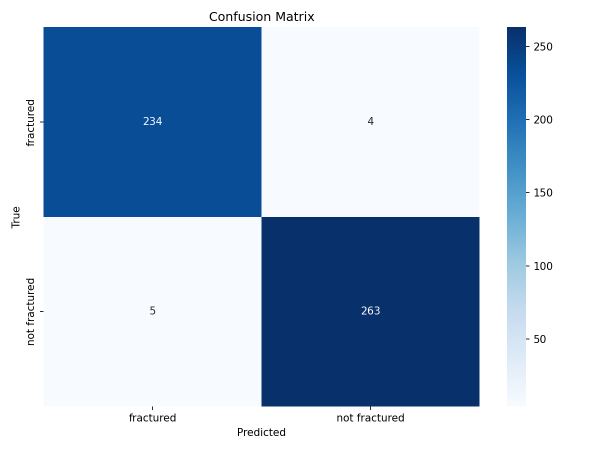
#> input picture results/confusion_matrix.png, 1200 x 900 px (shown at 1/2 size); the run also reads 2 pictures not shown here
$ python create_presentation.py
#> lines starting #> are read from the running program, lines starting #| are printed output that depends on the picture
#!/usr/bin/env python3
"""
Generate presentation.pdf — 8-slide hackathon presentation.
KBG Hackathon 2025, IIT Mandi — Bone Fracture Classification
"""

import matplotlib
matplotlib.use("Agg")
import matplotlib.pyplot as plt
import matplotlib.patches as mpatches
import matplotlib.image as mpimg
from matplotlib.backends.backend_pdf import PdfPages
import numpy as np
import os
import textwrap

# ── Paths ──────────────────────────────────────────────────────────────────
ROOT = os.path.dirname(os.path.abspath(__file__))
OUT  = os.path.join(ROOT, "presentation.pdf")
CM_PATH = os.path.join(ROOT, "results", "confusion_matrix.png")
GRADCAM_FRAC = os.path.join(ROOT, "results", "explainability", "fractured_gradcam.png")
GRADCAM_NOFRAC = os.path.join(ROOT, "results", "explainability", "not fractured_gradcam.png")
ATTN_FRAC = os.path.join(ROOT, "results", "explainability", "fractured_attention.png")
EXPLAIN_FRAC = os.path.join(ROOT, "results", "explainability", "fractured_explainability.png")
EXPLAIN_NOFRAC = os.path.join(ROOT, "results", "explainability", "not fractured_explainability.png")

# ── Colours ────────────────────────────────────────────────────────────────
BG       = "#0d1117"
CARD_BG  = "#161b22"
ACCENT   = "#58a6ff"
ACCENT2  = "#3fb950"
ACCENT3  = "#f78166"
TEXT     = "#e6edf3"
SUBTEXT  = "#8b949e"
WHITE    = "#ffffff"

# ── Helper ─────────────────────────────────────────────────────────────────

def new_slide(pdf, title, subtitle=None):
    fig = plt.figure(figsize=(16, 9), facecolor=BG)
    ax = fig.add_axes([0, 0, 1, 1])
    ax.set_xlim(0, 16); ax.set_ylim(0, 9)
    ax.set_facecolor(BG); ax.axis("off")
    # Top accent bar
    ax.add_patch(mpatches.FancyBboxPatch((0, 8.55), 16, 0.45, boxstyle="square", facecolor=ACCENT, edgecolor="none"))
    ax.text(0.5, 8.78, title, fontsize=26, fontweight="bold", color=WHITE, va="center", fontfamily="sans-serif")
    if subtitle:
        ax.text(15.5, 8.78, subtitle, fontsize=12, color=SUBTEXT, va="center", ha="right", fontfamily="sans-serif")
    return fig, ax

def add_card(ax, x, y, w, h, text_lines, title=None, title_color=ACCENT):
#> called with x = 3.5, y = 1, w = 9, h = 1.8, title = 'Problem Statement', title_color = '#f78166'
    ax.add_patch(mpatches.FancyBboxPatch((x, y), w, h, boxstyle="round,pad=0.15",
                                          facecolor=CARD_BG, edgecolor="#30363d", linewidth=1.2))
    ty = y + h - 0.35
    if title:
        ax.text(x + 0.25, ty, title, fontsize=14, fontweight="bold", color=title_color, va="top", fontfamily="sans-serif")
        ty -= 0.45
    for line in text_lines:
        ax.text(x + 0.25, ty, line, fontsize=11, color=TEXT, va="top", fontfamily="sans-serif")
        ty -= 0.35
    return ty

def bullet(ax, x, y, items, fontsize=11, color=TEXT, spacing=0.38, bullet_char="•"):
    for item in items:
        ax.text(x, y, f"{bullet_char} {item}", fontsize=fontsize, color=color, va="top", fontfamily="sans-serif")
        y -= spacing
    return y


# ══════════════════════════════════════════════════════════════════════════
#  SLIDE 1 — Title
# ══════════════════════════════════════════════════════════════════════════
def slide_1(pdf):
    fig = plt.figure(figsize=(16, 9), facecolor=BG)
    ax = fig.add_axes([0, 0, 1, 1])
    ax.set_xlim(0, 16); ax.set_ylim(0, 9)
    ax.set_facecolor(BG); ax.axis("off")

    # Accent bar at bottom
    ax.add_patch(mpatches.FancyBboxPatch((0, 0), 16, 0.15, boxstyle="square", facecolor=ACCENT, edgecolor="none"))

    # Emoji / icon
    ax.text(8, 7.2, "⚕", fontsize=64, ha="center", va="center", fontfamily="sans-serif")

    # Title
    ax.text(8, 5.9, "Bone Fracture Classification", fontsize=36, fontweight="bold",
            color=WHITE, ha="center", va="center", fontfamily="sans-serif")
    ax.text(8, 5.2, "Hybrid CNN + Vision Transformer", fontsize=22, color=ACCENT,
            ha="center", va="center", fontfamily="sans-serif")

    # Separator
    ax.plot([5, 11], [4.6, 4.6], color=ACCENT, linewidth=2.5)

    # Hackathon info
    ax.text(8, 4.0, "KBG Hackathon 2025  •  IIT Mandi", fontsize=16, color=SUBTEXT,
            ha="center", va="center", fontfamily="sans-serif")
    ax.text(8, 3.4, "Kamand Bioengineering Group", fontsize=14, color=SUBTEXT,
            ha="center", va="center", fontfamily="sans-serif")

    # Problem statement box
    add_card(ax, 3.5, 1.0, 9, 1.8, [
        "Develop an AI system for binary bone fracture classification",
        "from X-ray radiographs to assist radiologists in faster,",
        "more accurate fracture identification."
    ], title="Problem Statement", title_color=ACCENT3)

    # Team
    ax.text(8, 0.5, "Team: Aditya Rai  |  Domain: Medical Image Analysis", fontsize=12,
            color=SUBTEXT, ha="center", va="center", fontfamily="sans-serif")

    pdf.savefig(fig); plt.close(fig)
#> after `pdf.savefig(fig)`:
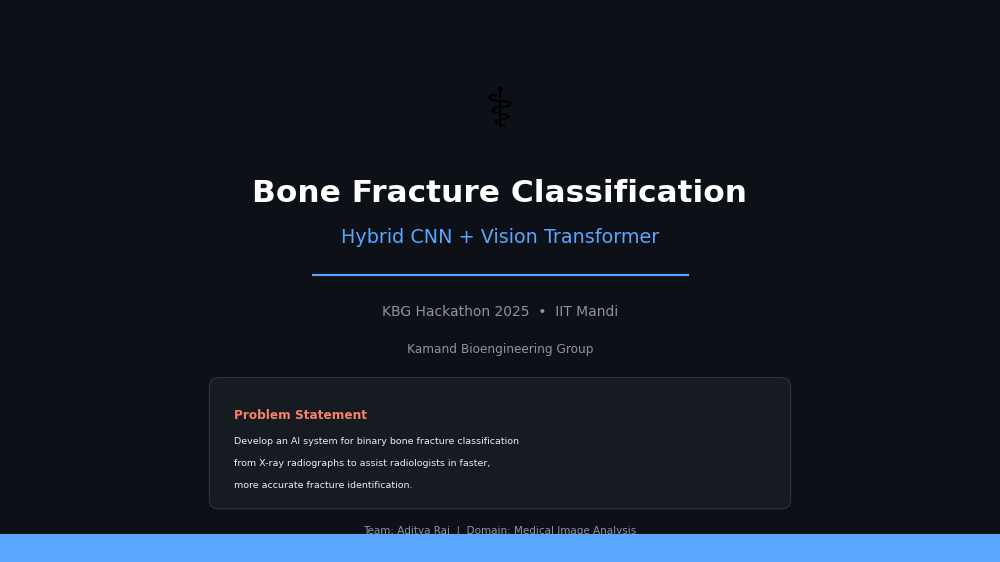
#> figure drawn by matplotlib, 1 panel


# ══════════════════════════════════════════════════════════════════════════
#  SLIDE 2 — Literature Review & Approach Justification
# ══════════════════════════════════════════════════════════════════════════
def slide_2(pdf):
    fig, ax = new_slide(pdf, "Literature Review & Approach Justification", "Slide 2/8")

    # Left card: Literature
    add_card(ax, 0.3, 4.3, 7.4, 4.0, [], title="Literature Review", title_color=ACCENT)
    bullet(ax, 0.6, 7.5, [
        "CNNs (ResNet, EfficientNet) dominate fracture detection",
        "  → strong local feature extraction from texture/edges",
        "ViTs capture long-range spatial dependencies via attention",
        "  → whole-bone context for subtle / hairline fractures",
        "Hybrid CNN+ViT outperforms single-backbone approaches",
        "  → e.g., TransMed, MedViT show complementary strengths",
        "Cross-attention fusion > simple concatenation",
        "  → allows bidirectional feature interaction",
    ], fontsize=10.5, spacing=0.40)

    # Right card: Our Approach
    add_card(ax, 8.0, 4.3, 7.7, 4.0, [], title="Our Approach", title_color=ACCENT2)
    bullet(ax, 8.3, 7.5, [
        "EfficientNet-B3 (CNN): efficient local features (d=1536)",
        "ViT-Small-Patch16-224: global self-attention (d=384)",
        "Cross-Attention Fusion into shared d=512 space",
        "2-Phase Transfer Learning:",
        "  Phase 1 → frozen backbones (learn fusion head)",
        "  Phase 2 → full fine-tuning with low LR",
        "Only ImageNet pre-trained weights (no medical pretrain)",
        "Designed for clinical decision support",
    ], fontsize=10.5, spacing=0.40)

    # Bottom card: Why this combination?
    add_card(ax, 0.3, 0.3, 15.4, 3.7, [], title="Why Hybrid CNN + ViT?", title_color=ACCENT3)

    ax.text(1.0, 3.2, "CNN  ", fontsize=14, fontweight="bold", color=ACCENT, va="top", fontfamily="sans-serif")
    ax.text(2.5, 3.2, "Texture, edges, bone cortex patterns → local features", fontsize=11, color=TEXT, va="top")

    ax.text(1.0, 2.6, "ViT  ", fontsize=14, fontweight="bold", color=ACCENT2, va="top", fontfamily="sans-serif")
    ax.text(2.5, 2.6, "Whole-bone geometry, fracture line continuity → global context", fontsize=11, color=TEXT, va="top")

    ax.text(1.0, 2.0, "Fusion", fontsize=14, fontweight="bold", color=ACCENT3, va="top", fontfamily="sans-serif")
    ax.text(2.5, 2.0, "Cross-attention lets CNN & ViT features attend to each other → richer representation", fontsize=11, color=TEXT, va="top")

    ax.text(1.0, 1.2, "Result", fontsize=14, fontweight="bold", color=WHITE, va="top", fontfamily="sans-serif")
    ax.text(2.5, 1.2, "98.22% test accuracy  |  0.9822 Macro F1  |  0.9970 AUC-ROC", fontsize=13, fontweight="bold", color=ACCENT2, va="top")

    pdf.savefig(fig); plt.close(fig)
#> after `pdf.savefig(fig)`:
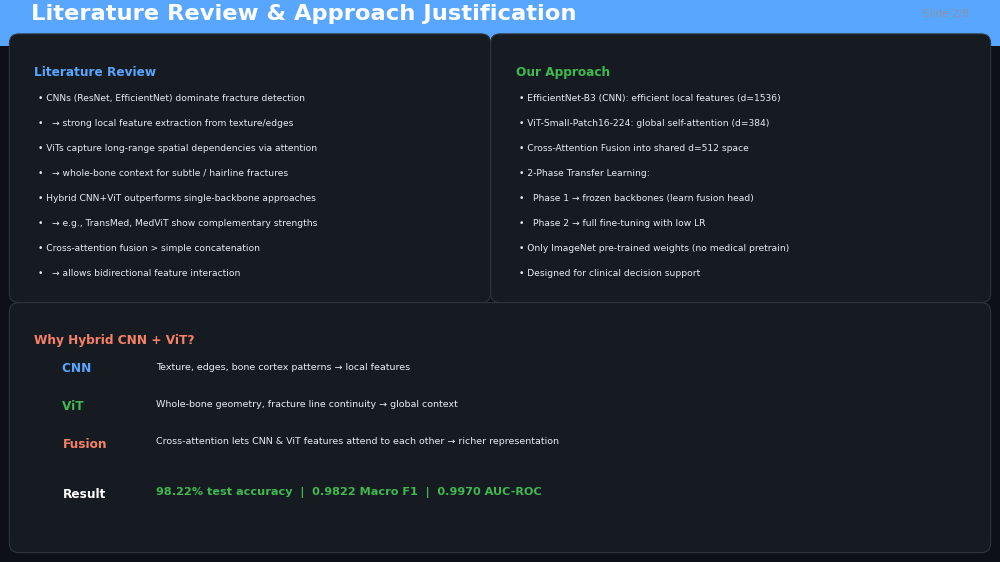
#> figure drawn by matplotlib, 1 panel


# ══════════════════════════════════════════════════════════════════════════
#  SLIDE 3 — Data Preprocessing & Strategy
# ══════════════════════════════════════════════════════════════════════════
def slide_3(pdf):
    fig, ax = new_slide(pdf, "Data Preprocessing & Strategy", "Slide 3/8")

    # Dataset info
    add_card(ax, 0.3, 5.0, 7.4, 3.3, [], title="Dataset Overview", title_color=ACCENT)
    bullet(ax, 0.6, 7.5, [
        "Bone Fracture Binary Classification (Kaggle)",
        "Total images: 10,581",
        "  → Train: 9,246  |  Val: 829  |  Test: 506",
        "Classes: Fractured / Not Fractured",
        "Format: PNG/JPEG, variable resolution",
        "Pre-split into train/val/test folders",
    ], fontsize=10.5, spacing=0.38)

    # Preprocessing
    add_card(ax, 8.0, 5.0, 7.7, 3.3, [], title="Preprocessing Pipeline", title_color=ACCENT2)
    bullet(ax, 8.3, 7.5, [
        "Resize to 224×224 pixels",
        "ImageNet normalization (μ, σ per channel)",
        "Pixel values → [0, 1] → normalized",
        "Consistent 3-channel RGB conversion",
        "Reproducible with seed=42",
        "num_workers=2, pin_memory on CUDA",
    ], fontsize=10.5, spacing=0.38)

    # Augmentation
    add_card(ax, 0.3, 0.3, 15.4, 4.4, [], title="Data Augmentation Strategy (Training Only)", title_color=ACCENT3)

    augmentations = [
        ("Horizontal Flip", "p=0.5", "Simulate L/R orientation differences"),
        ("Affine Rotation", "±15°", "Account for positioning variations"),
        ("Brightness/Contrast", "±20%", "Handle exposure differences across X-ray machines"),
        ("CLAHE", "clip=2.0", "Enhance local contrast in bone structures"),
        ("Normalization", "ImageNet μ,σ", "Standardize for pretrained backbone input"),
    ]
    headers_y = 4.0
    ax.text(1.0, headers_y, "Augmentation", fontsize=12, fontweight="bold", color=ACCENT, va="top")
    ax.text(5.5, headers_y, "Parameters", fontsize=12, fontweight="bold", color=ACCENT, va="top")
    ax.text(9.0, headers_y, "Rationale", fontsize=12, fontweight="bold", color=ACCENT, va="top")
    ax.plot([0.8, 15.2], [headers_y - 0.2, headers_y - 0.2], color="#30363d", linewidth=0.8)

    ty = headers_y - 0.45
    for name, param, reason in augmentations:
        ax.text(1.0, ty, name, fontsize=11, color=TEXT, va="top")
        ax.text(5.5, ty, param, fontsize=11, color=SUBTEXT, va="top")
        ax.text(9.0, ty, reason, fontsize=11, color=TEXT, va="top")
        ty -= 0.38

    ax.text(1.0, ty - 0.2, "Validation & Test: only resize + normalize (no augmentation)", fontsize=11,
            color=ACCENT3, va="top", style="italic")

    pdf.savefig(fig); plt.close(fig)
#> after `pdf.savefig(fig)`:
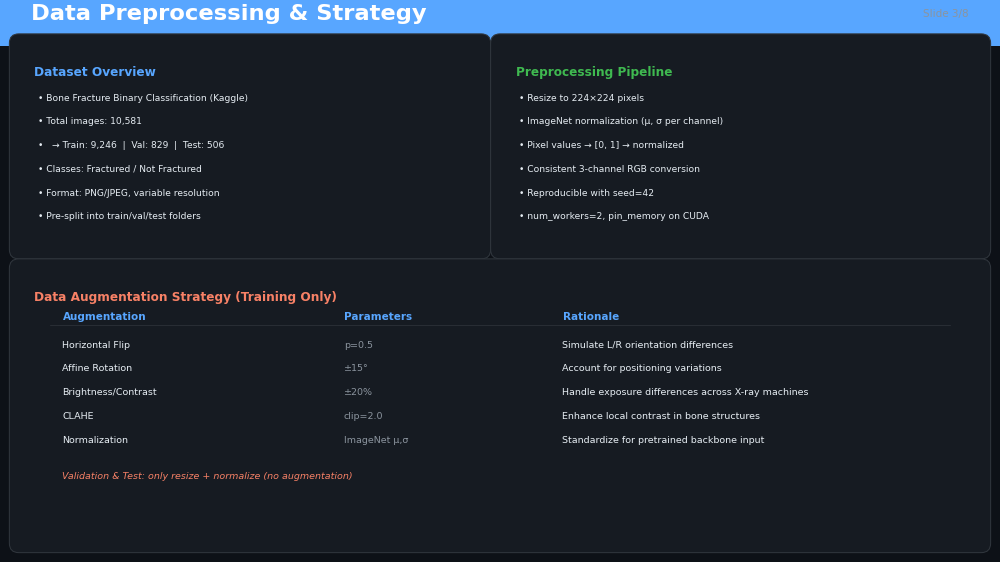
#> figure drawn by matplotlib, 1 panel


# ══════════════════════════════════════════════════════════════════════════
#  SLIDE 4 — Model Architecture
# ══════════════════════════════════════════════════════════════════════════
def slide_4(pdf):
    fig, ax = new_slide(pdf, "Model Architecture — HybridCNNViT", "Slide 4/8")

    # Architecture diagram (hand-drawn style with boxes and arrows)
    def draw_box(ax, cx, cy, w, h, label, color, sublabel=None):
        ax.add_patch(mpatches.FancyBboxPatch((cx - w/2, cy - h/2), w, h,
                     boxstyle="round,pad=0.1", facecolor=color, edgecolor=WHITE, linewidth=1.5, alpha=0.85))
        ax.text(cx, cy + 0.1 if sublabel else cy, label, fontsize=11, fontweight="bold",
                color=WHITE, ha="center", va="center", fontfamily="sans-serif")
        if sublabel:
            ax.text(cx, cy - 0.25, sublabel, fontsize=9, color="#ccc", ha="center", va="center")

    def arrow(ax, x1, y1, x2, y2):
        ax.annotate("", xy=(x2, y2), xytext=(x1, y1),
                     arrowprops=dict(arrowstyle="->", color=SUBTEXT, lw=1.5))

    # Input
    draw_box(ax, 8, 7.5, 3.5, 0.8, "Input (B, 3, 224, 224)", "#30363d")

    # Two branches
    arrow(ax, 6.5, 7.1, 4.5, 6.5)
    arrow(ax, 9.5, 7.1, 11.5, 6.5)

    # CNN Branch
    draw_box(ax, 4.5, 6.0, 4.0, 0.9, "EfficientNet-B3", "#1f6feb", "CNN backbone (d=1536)")
    arrow(ax, 4.5, 5.55, 4.5, 5.0)
    draw_box(ax, 4.5, 4.5, 3.5, 0.8, "AdaptiveAvgPool → Proj", "#1f6feb")

    # ViT Branch
    draw_box(ax, 11.5, 6.0, 4.0, 0.9, "ViT-Small-Patch16", "#238636", "ViT backbone (d=384)")
    arrow(ax, 11.5, 5.55, 11.5, 5.0)
    draw_box(ax, 11.5, 4.5, 3.5, 0.8, "CLS token → Proj", "#238636")

    # Arrows to fusion
    arrow(ax, 4.5, 4.1, 7.0, 3.4)
    arrow(ax, 11.5, 4.1, 9.0, 3.4)

    # Fusion
    draw_box(ax, 8, 3.0, 5.0, 0.9, "Cross-Attention Fusion", ACCENT3, "MultiheadAttention (d=512, 4 heads)")
    arrow(ax, 8, 2.55, 8, 2.0)

    # Classifier
    draw_box(ax, 8, 1.6, 5.5, 0.7, "Linear(512→256) → ReLU → Dropout(0.3) → Linear(256→2)", "#8b5cf6")
    arrow(ax, 8, 1.25, 8, 0.8)

    # Output
    draw_box(ax, 8, 0.5, 3.0, 0.6, "Fractured / Not Fractured", ACCENT2)

    # Stats on the right side
    ax.text(0.4, 2.3, "Key Design Choices:", fontsize=11, fontweight="bold", color=ACCENT, va="top")
    stats = [
        "✦ Cross-attention > concat fusion",
        "✦ EfficientNet-B3 balances FLOPs & accuracy",
        "✦ ViT-Small: 22M params, 16×16 patches",
        "✦ Total: 33.9M params (unfrozen)",
        "✦ Phase 1 frozen: only 1.58M trainable",
    ]
    ty = 1.9
    for s in stats:
        ax.text(0.4, ty, s, fontsize=9, color=TEXT, va="top", fontfamily="sans-serif")
        ty -= 0.30

    pdf.savefig(fig); plt.close(fig)


# ══════════════════════════════════════════════════════════════════════════
#  SLIDE 5 — Training Details
# ══════════════════════════════════════════════════════════════════════════
def slide_5(pdf):
    fig, ax = new_slide(pdf, "Training Details", "Slide 5/8")

    # Phase 1
    add_card(ax, 0.3, 4.8, 7.4, 3.5, [], title="Phase 1 — Frozen Backbones", title_color=ACCENT)
    bullet(ax, 0.6, 7.5, [
        "Epochs: 10 (of total 50 budget)",
        "Trainable params: 1.58M (fusion + classifier)",
        "Learning rate: 1e-4 (AdamW)",
        "Scheduler: CosineAnnealingLR",
        "Purpose: learn good fusion weights first",
        "Converged to 97.95% val accuracy",
    ], fontsize=10.5, spacing=0.38)

    # Phase 2
    add_card(ax, 8.0, 4.8, 7.7, 3.5, [], title="Phase 2 — Full Fine-tuning", title_color=ACCENT2)
    bullet(ax, 8.3, 7.5, [
        "Epochs: 11–15 (early stopped at epoch 15)",
        "Trainable params: 33.9M (all layers)",
        "Learning rate: 1e-5 (10× lower)",
        "Scheduler: CosineAnnealingLR (reset)",
        "Early stopping: patience=10 on val F1",
        "Best: epoch 13 → 99.16% val acc, 0.9913 F1",
    ], fontsize=10.5, spacing=0.38)

    # Training config table
    add_card(ax, 0.3, 0.3, 15.4, 4.2, [], title="Hyperparameters & Configuration", title_color=ACCENT3)

    configs = [
        ("Loss Function", "CrossEntropyLoss"),
        ("Optimizer", "AdamW (weight_decay=1e-2)"),
        ("Batch Size", "16"),
        ("Image Size", "224 × 224"),
        ("Augmentation", "HFlip, Rotation ±15°, Brightness, CLAHE"),
        ("Device", "Apple M2 (MPS backend)"),
        ("Training Time", "~45 minutes total"),
        ("Seed", "42 (fully reproducible)"),
    ]

    # Two columns
    left_configs = configs[:4]
    right_configs = configs[4:]

    ty = 3.7
    for k, v in left_configs:
        ax.text(0.7, ty, k + ":", fontsize=10.5, fontweight="bold", color=ACCENT, va="top")
        ax.text(3.8, ty, v, fontsize=10.5, color=TEXT, va="top")
        ty -= 0.38

    ty = 3.7
    for k, v in right_configs:
        ax.text(8.3, ty, k + ":", fontsize=10.5, fontweight="bold", color=ACCENT, va="top")
        ax.text(11.5, ty, v, fontsize=10.5, color=TEXT, va="top")
        ty -= 0.38

    # Training curve mini-chart
    epochs_p1 = list(range(1, 11))
    val_acc_p1 = [91.44, 93.97, 94.57, 96.02, 96.26, 96.62, 97.47, 97.83, 98.07, 97.95]
    train_acc_p1 = [87.09, 95.94, 97.30, 98.26, 98.59, 98.88, 99.03, 99.23, 99.33, 99.53]
    epochs_p2 = list(range(11, 16))
    val_acc_p2 = [98.31, 98.31, 99.16, 98.67, 98.91]
    train_acc_p2 = [98.93, 99.56, 99.74, 99.82, 99.82]

    # Tiny chart inset
    ax2 = fig.add_axes([0.57, 0.08, 0.24, 0.35])
    ax2.set_facecolor(CARD_BG)
    ax2.plot(epochs_p1, train_acc_p1, '-o', color=ACCENT, markersize=3, label='Train Acc', linewidth=1.5)
    ax2.plot(epochs_p1, val_acc_p1, '-s', color=ACCENT2, markersize=3, label='Val Acc', linewidth=1.5)
    ax2.plot(epochs_p2, train_acc_p2, '-o', color=ACCENT, markersize=3, linewidth=1.5)
    ax2.plot(epochs_p2, val_acc_p2, '-s', color=ACCENT2, markersize=3, linewidth=1.5)
    ax2.axvline(x=10.5, color=ACCENT3, linestyle='--', linewidth=1, alpha=0.7)
    ax2.text(10.5, 88, "Phase\n  2→", fontsize=7, color=ACCENT3, ha="center")
    ax2.set_xlabel("Epoch", fontsize=8, color=SUBTEXT)
    ax2.set_ylabel("Accuracy (%)", fontsize=8, color=SUBTEXT)
    ax2.set_title("Training Curves", fontsize=9, color=TEXT, fontweight="bold")
    ax2.tick_params(labelsize=7, colors=SUBTEXT)
    ax2.legend(fontsize=7, loc="lower right")
    ax2.set_ylim(85, 100.5)
    ax2.spines["top"].set_visible(False)
    ax2.spines["right"].set_visible(False)
    for spine in ax2.spines.values():
        spine.set_color("#30363d")
    ax2.set_facecolor(CARD_BG)

    pdf.savefig(fig); plt.close(fig)


# ══════════════════════════════════════════════════════════════════════════
#  SLIDE 6 — Results & Performance Metrics
# ══════════════════════════════════════════════════════════════════════════
def slide_6(pdf):
    fig, ax = new_slide(pdf, "Results & Performance Metrics", "Slide 6/8")

    # Main metrics cards
    metrics_data = [
        ("Test Accuracy", "98.22%", ACCENT),
        ("Macro F1-Score", "0.9822", ACCENT2),
        ("AUC-ROC", "0.9970", ACCENT3),
    ]
    for i, (label, value, color) in enumerate(metrics_data):
        cx = 1.5 + i * 5.0
        ax.add_patch(mpatches.FancyBboxPatch((cx, 6.3), 4.2, 2.0, boxstyle="round,pad=0.15",
                                              facecolor=CARD_BG, edgecolor=color, linewidth=2.5))
        ax.text(cx + 2.1, 7.7, value, fontsize=28, fontweight="bold", color=color,
                ha="center", va="center", fontfamily="sans-serif")
        ax.text(cx + 2.1, 6.8, label, fontsize=13, color=SUBTEXT,
                ha="center", va="center", fontfamily="sans-serif")

    # Per-class metrics table
    add_card(ax, 0.3, 2.7, 8.2, 3.3, [], title="Per-Class Metrics", title_color=ACCENT)

    # Table header
    headers = ["Class", "Precision", "Recall", "F1-Score", "Support"]
    hx = [0.7, 2.7, 4.2, 5.5, 7.0]
    hy = 5.2
    for h, x in zip(headers, hx):
        ax.text(x, hy, h, fontsize=10.5, fontweight="bold", color=ACCENT, va="top")
    ax.plot([0.5, 8.2], [hy - 0.2, hy - 0.2], color="#30363d", linewidth=0.8)

    # Rows
    rows = [
        ["Fractured",    "0.9791", "0.9832", "0.9811", "238"],
        ["Not Fractured","0.9850", "0.9813", "0.9832", "268"],
    ]
    ty = hy - 0.45
    for row in rows:
        for val, x in zip(row, hx):
            ax.text(x, ty, val, fontsize=10.5, color=TEXT, va="top")
        ty -= 0.38

    # Macro row
    ax.plot([0.5, 8.2], [ty + 0.1, ty + 0.1], color="#30363d", linewidth=0.8)
    ax.text(0.7, ty - 0.1, "Macro Avg", fontsize=10.5, fontweight="bold", color=ACCENT2, va="top")
    ax.text(2.7, ty - 0.1, "0.9820", fontsize=10.5, color=TEXT, va="top")
    ax.text(4.2, ty - 0.1, "0.9823", fontsize=10.5, color=TEXT, va="top")
    ax.text(5.5, ty - 0.1, "0.9822", fontsize=10.5, color=TEXT, va="top")
    ax.text(7.0, ty - 0.1, "506", fontsize=10.5, color=TEXT, va="top")

    # Confusion matrix image
    if os.path.exists(CM_PATH):
        ax_cm = fig.add_axes([0.56, 0.15, 0.40, 0.38])
        img = mpimg.imread(CM_PATH)
#> img is the input picture: shape (900, 1200, 4) float32; mean R, G, B, A 0.675, 0.75, 0.841, 1
        ax_cm.imshow(img)
        ax_cm.axis("off")
        ax_cm.set_title("Confusion Matrix", fontsize=11, color=TEXT, fontweight="bold", pad=5)
    else:
        add_card(ax, 8.8, 2.7, 6.9, 3.3, [
            "Confusion Matrix:",
            "",
            "              Pred Frac    Pred Not Frac",
            "True Frac        234            4",
            "True Not Frac      5          263",
            "",
            "Only 9 misclassifications out of 506!",
        ], title="Confusion Matrix", title_color=ACCENT2)

    # Bottom info
    add_card(ax, 0.3, 0.3, 15.4, 2.1, [], title="Additional Metrics", title_color=ACCENT3)
#> (the rest of the program and of its run is left out)
